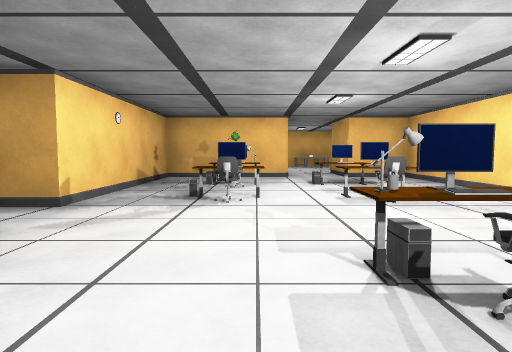
View 1 (above)

18 first-person views from a walk through a scene from a Unity 3-D project. The camera is 1.2 m above the floor, tilts 4° down and sees 75° across. The floor is counted in squares, 2 m on a side. Each view is taken from the middle of a square. On the plan, view 1 faces up. The plan holds only what a view shows up to about 10 squares ahead; the rest is blank. The place goes on beyond the plan. The player is left out. Door leaves are left out, so doorways stand open. Some surface patterns are stand-ins.

View 2
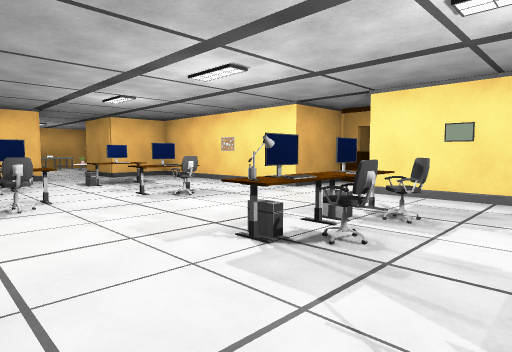

View 3
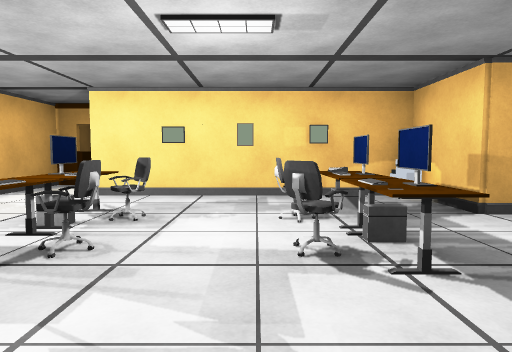

View 4
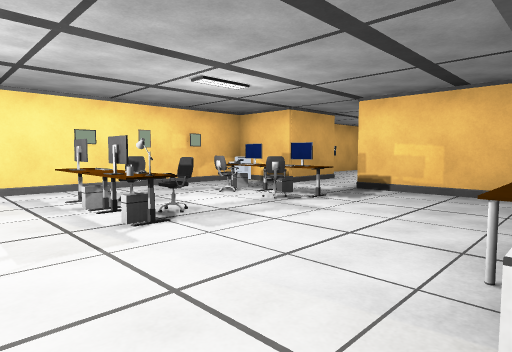

View 5
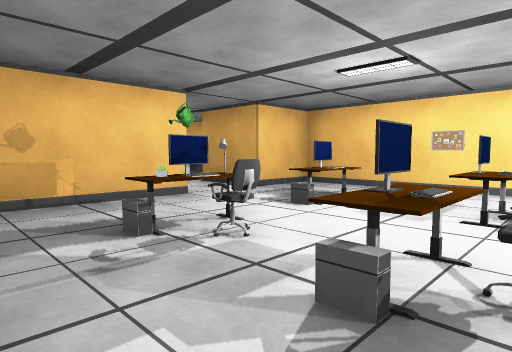

View 6
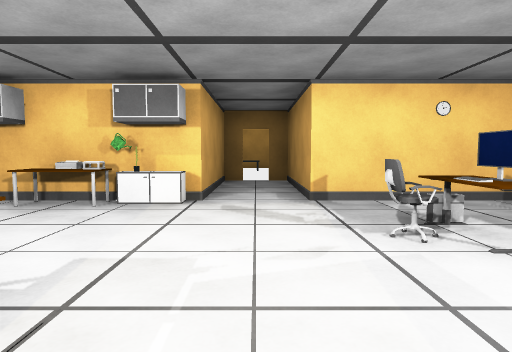

View 7
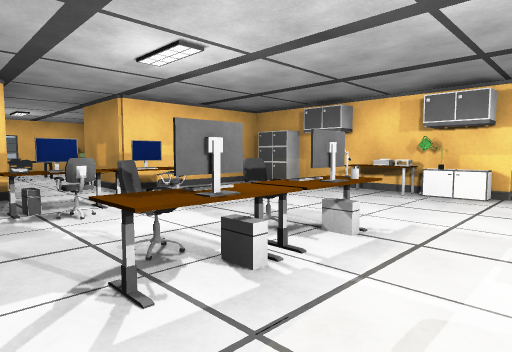

View 8
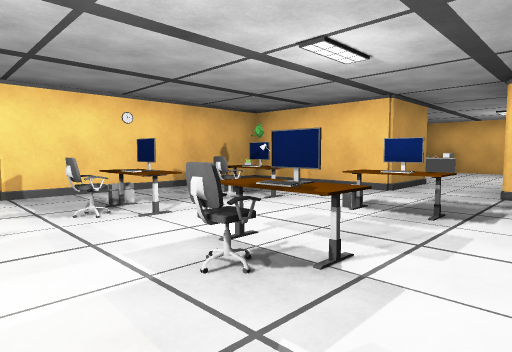

View 9
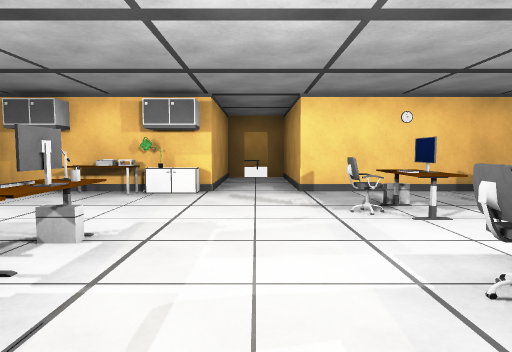

View 10
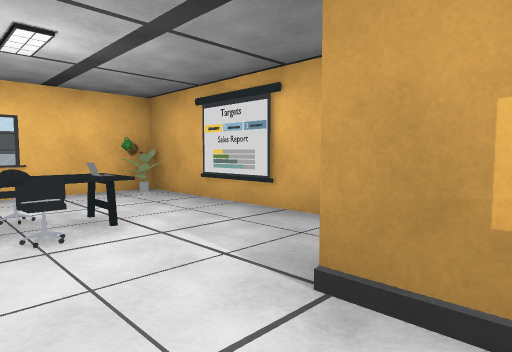

View 11
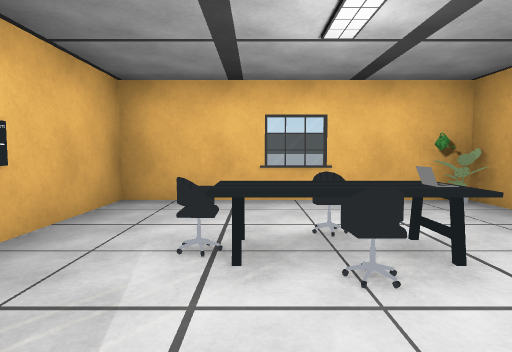

View 12
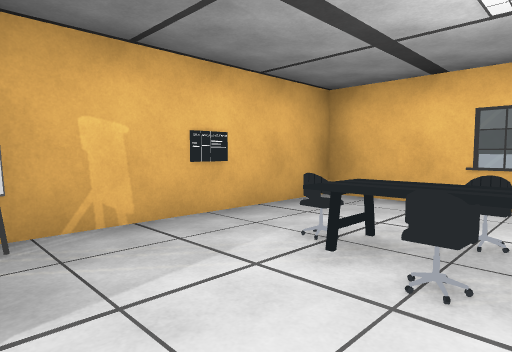

View 13
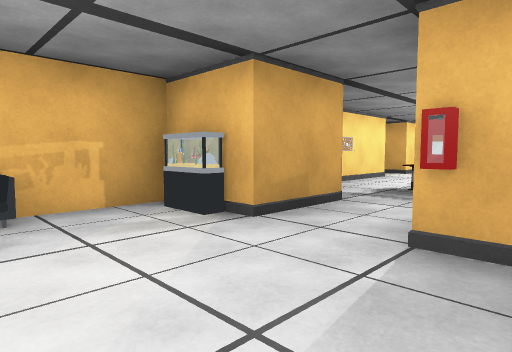

View 14
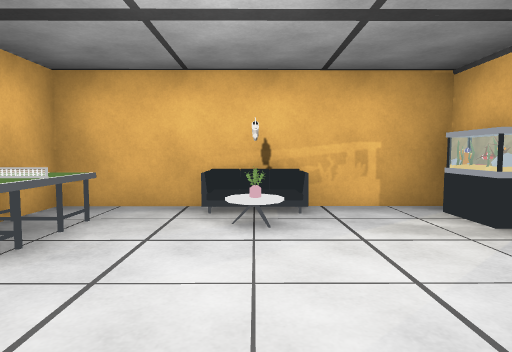

View 15
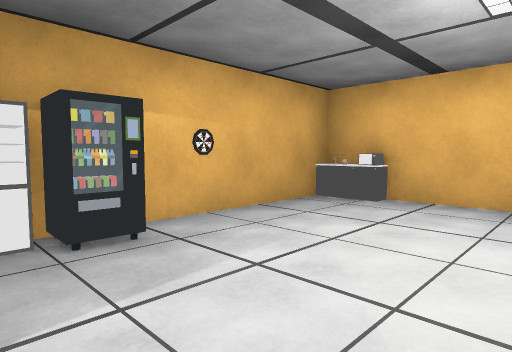

View 16
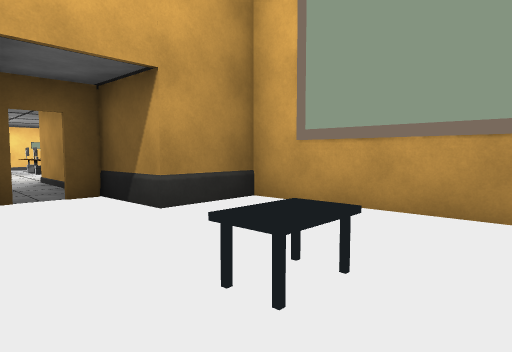

View 17
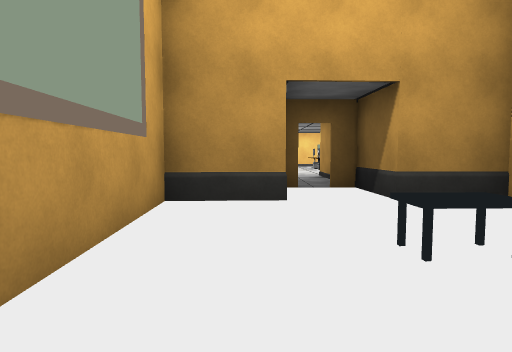

View 18
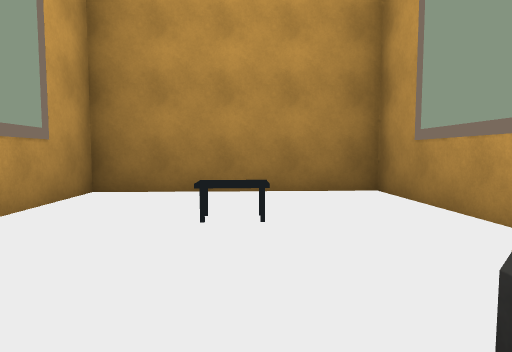

### Floor plan
Points are (right, up) in squares from view 1. A wall is a line through its corners. A room is listed if a view was taken in it or the views show most of it. See-through windows are left out.
Room 1 (views 1, 2, 3, 4, 5, 6, 7, 8, 9, 15)
walls: (3.5, 2.7) (4.3, 2.7); (-2.2, 0.6) (-2.2, -0.5); (5.2, 3.2) (5.2, 3.7) (3.7, 3.7) (3.7, 8.2) (2.2, 8.2) (2.2, 9.6); (2.2, -2.2) (3.7, -2.2) (3.7, 2.4); (-5, 2.3) (-2.3, 2.4); (-2.3, -2.2) (0.8, -2.2); (-5.2, 2.8) (-5.2, 2.2); (0.8, 9.8) (0.8, 8.2) (-2.2, 8.2) (-2.2, 3.7) (-5.2, 3.7) (-5.2, 3.2); (3.3, 9.8) (3.7, 9.8)
ways out: opening at (1.5, -3) to room 2; opening at (2, 10) to room 3; open door at (-5, 3) to room 4; open door at (5, 3)
objects: cabinet (-2, -1); plant (-2, 0); other object (-2, 1); cabinet (-2, 2); plant (-2, 6); printer (-1, 1); chair (-1, 6); monitor (0, -1); other object (0, 2); other object (0, 4); other object (0, 6); other object (1, -1); chair (1, 0); chair (1, 1); monitor (1, 2); other object (1, 3); chair (1, 4); monitor (1, 5); monitor (2, -2); other object (2, -1); chair (2, 0); chair (2, 1); keyboard (2, 2); other object (2, 4); other object (2, 6); other object (3, -2); monitor (3, 2); chair (3, 4); monitor (3, 5); monitor (3, 6); other object (3, 10)
Room 2 (views 10, 11, 12)
walls: (-0.7, -4.8) (-0.7, -8.2) (3.7, -8.2) (3.7, -4.3); (2.2, -3.9) (2.2, -2.2); (0.8, -2.2) (0.8, -3.9)
ways out: opening at (1.5, -3) to room 1
objects: plant (0, -8); other object (1, -6); chair (2, -6); other object (3, -4)
Room 3 (views 13, 14)
walls: (1.3, 14.2) (0.8, 14.2); (-0.7, 13.5) (-0.7, 10.5); (0.2, 9.8) (0.8, 9.8); (3.7, 9.8) (3.7, 14.2) (2.8, 14.2)
ways out: opening at (2, 10) to room 1
objects: other object (-1, 14); other object (0, 11); microwave (0, 13); other object (0, 14); other object (1, 14); other object (3, 12); sofa (4, 12)
Room 4 (views 16, 17, 18)
walls: (-6.8, 3.6) (-6.9, 5.1) (-11.3, 4.9) (-11.1, 0.5) (-6.7, 0.7) (-6.7, 2.2) (-5, 2.3); (-5.3, 2.2) (-5.3, 2.7)
ways out: open door at (-5, 3) to room 1
objects: table (-9, 3)

Positions as (right, up) in squares from view 1, and headings:
1: (0, 0), facing up
2: (-1, 0), facing up-right
3: (-1, 0), facing right
4: (-2, 3), facing down-right
5: (-2, 4), facing up-right
6: (2, 3), facing left
7: (3, 3), facing down-left
8: (3, 3), facing up-left
9: (3, 3), facing left
10: (2, -3), facing down-left
11: (2, -4), facing down
12: (1, -4), facing down-right
13: (0, 12), facing down-right
14: (0, 12), facing right
15: (2, 10), facing up-left
16: (-10, 4), facing down-right
17: (-11, 4), facing right
18: (-6, 3), facing left
